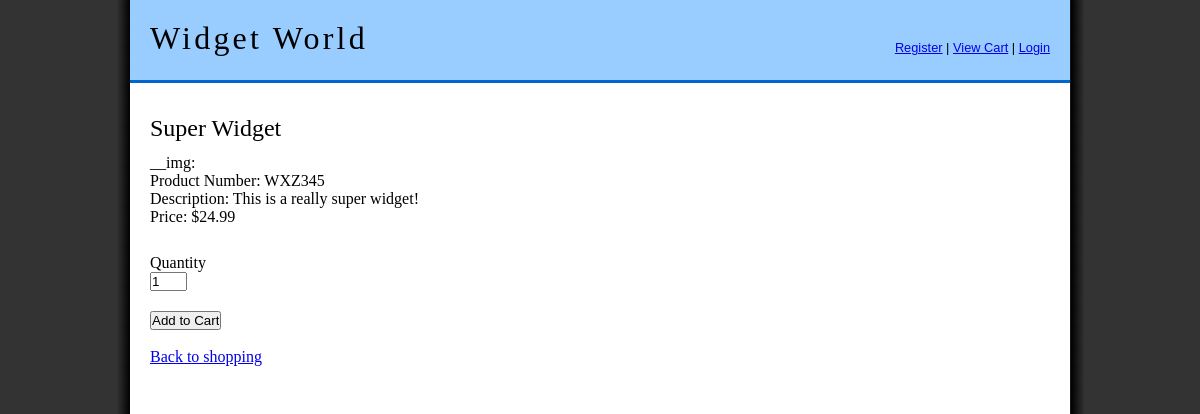
Screenshot of /product.php?id=5 with the database file from the repository.
### tables this page shows
CREATE TABLE `products` (
  `id` int(11) NOT NULL AUTO_INCREMENT,
  `product_num` varchar(32) NOT NULL,
  `product_name` varchar(255) NOT NULL,
  `description` text NOT NULL,
  `price` float NOT NULL,
  `quantity` int(11) NOT NULL,
  PRIMARY KEY (`id`)
);

### includes/inc.autoload.php (called while the page is built, shortened)
<?php
function classLoader($class){
    $file = __DIR__.'/../classes/class.'.$class.'.php';
}
?>

### classes/class.Product.php (called while the page is built, shortened)
<?php
class Product extends DBObjectBase implements ProfileInterface{
    protected $id,$product_num,$product_name,$price,$quantity_on_hand,$description,$img_src;
    public function __construct($id=null) {
        if ((int)$id){
            $this->id = $id;
            $data_row = $this->getRowById($this->id);
        }
    }
    public function getProfileData(){
        $data = array(
            '__img'=>$this->img_src,
            'Product Number'=>$this->product_num,
            'Description'=>$this->description,
            'Price'=>'$'.$this->getFormattedPrice(),
            '__title'=>$this->product_name
        );
        return $data;
    }
    public function getFormattedPrice(){
        return number_format($this->price,2);
    }
}

### classes/class.DBObjectBase.php (called while the page is built, shortened)
<?php
require_once('class.DB.php');
abstract class DBObjectBase{
    protected $_tablename;
    protected $_db;
    protected function getRowById($id,$alt_id_name = null){
        $id_field = 'id';
        $id = (int)$id;
        if ($id){
            if (!$this->_db){
                $this->_db = DB::getInstance();
            }
            $query = sprintf("SELECT * FROM %s WHERE %s = ? LIMIT 1",$this->_tablename,$id_field);
            $stmt = $this->_db->prepare($query);
            $stmt->execute(array($id));
            return $stmt->fetch();
        }
        return false;
    }
    protected function setProperties($row){
        return true;
    }
}
?>

### private/inc.db.php (called while the page is built)
<?php
$dsn = 'mysql:dbname=ecom;port=8889;host=localhost';
$user = 'you';
$password = 'pw123';

### classes/class.DB.php (called while the page is built, shortened)
<?php
class DB{
    private static $_instance;
    private $_pdo;
    public static function getInstance(){
        if(self::$_instance === NULL) {
            require_once('../private/inc.db.php');
            self::$_instance = new self($dsn, $user, $password);
        }
        return self::$_instance;
    }
    private function __construct($dsn, $user, $password)
    {
        try {
            $this->_pdo = new PDO($dsn, $user, $password);
        } catch (PDOException $e) {
            echo 'Connection failed: ' . $e->getMessage();
        }
    }
    public function __call($method, $args) {
        return call_user_func_array(array($this->_pdo, $method), $args);
    }
}

### public/product.php (the view, shortened to what this page needs)
<?php
require_once '../includes/inc.autoload.php';
$title = '';
$content = '';
$img_path = 'images/product_images/';
if((int)$_GET['id']){
    $id = (int)$_GET['id'];
}
$product = new Product($id);
foreach ($product->getProfileData() as $field=>$value){
    if ($field == '__title'){
        $title = $value;
    } else {
        if ($field == '__img' && !empty($value)){
            $content .= "<div id='product_img'><img src='{$img_path}$value' /></div>";
        } else {
           $content .= "<p>$field: $value</p>";
        }
    }
}
$form = new Form();
$form->addInput('pid','',$id,'hidden');
$form->addInput('qty','Quantity',1,'text',2);
$form->addInput('submit',null,'Add to Cart','submit');
$form->setAction('cart-add.php');
$content .= $form->render();
$content .= '<p><br/><a href="index.php">Back to shopping</a></p>';
require_once 'template.php';
?>

### public/template.php (shortened to what this page needs)
<?php
$logged_in = 0;
$log_text= 'Login';
$path_to_public = '/zend/php2/php2newproject/public/';
?>
<!DOCTYPE html>
<html>
    <head>
        <link rel="stylesheet" type="text/css" href="<?=$path_to_public ?>css/style.css" />
    </head>
    <body>
        <section id="page">
            <header>
                <h1><a href="<?=$path_to_public ?>">Widget World</a></h1>
                <nav>
                    <?php
                    if ($logged_in){
                        echo "Welcome, $firstname";
                    } else {
                        echo '<a href="'.$path_to_public.'register.php">Register</a>';
                    }
                    ?> | <a href="<?=$path_to_public ?>view-cart.php">View Cart</a> | <a href="<?=$path_to_public ?>login.php"><?php echo $log_text ?></a>
                </nav>
            </header>
            <section id="main">
                <h2><?php echo $title ?></h2>
                <?php
                    echo $content;
                ?>
            </section>
        </section>
    </body>
</html>

### public/css/style.css (style rules this page uses)
* { margin: 0; padding:0; }
body { font-size: 100%; font-family: Georgia,'Times New Roman',Times,serif; background-color: #333; background: url('../images/style/background.png') center repeat-y #333; }
#page { width:940px; margin: 0 auto; padding: 0; background-color: #fff; }
#main { width:900px; padding:20px; float:left; border-top:#fff; background-color: #fff; }
h2,h3,h4,h5 { font-weight: normal; margin: .5em 0; }
header { height:80px; background-color:#99ccff; border-bottom: 3px solid #0066cc; }
header h1 { font-size:2em; padding: 20px 20px 0 20px; float: left; font-weight: normal; letter-spacing: .1em; }
header h1 a { text-decoration: none; color:black; }
header nav { font-family: Arial,Helvetica,sans-serif; font-size: 80%; display: block; float:right; padding: 20px; padding-top: 40px; }

### rows the page displays
products: product_name "Super Widget", product_num "WXZ345", description "This is a really super widget!"

### other values shown
$log_text "Login"
$field "__img"
$field "Product Number"
$field "Description"
$field "Price"
$value "$24.99"
$field->label "Quantity"
